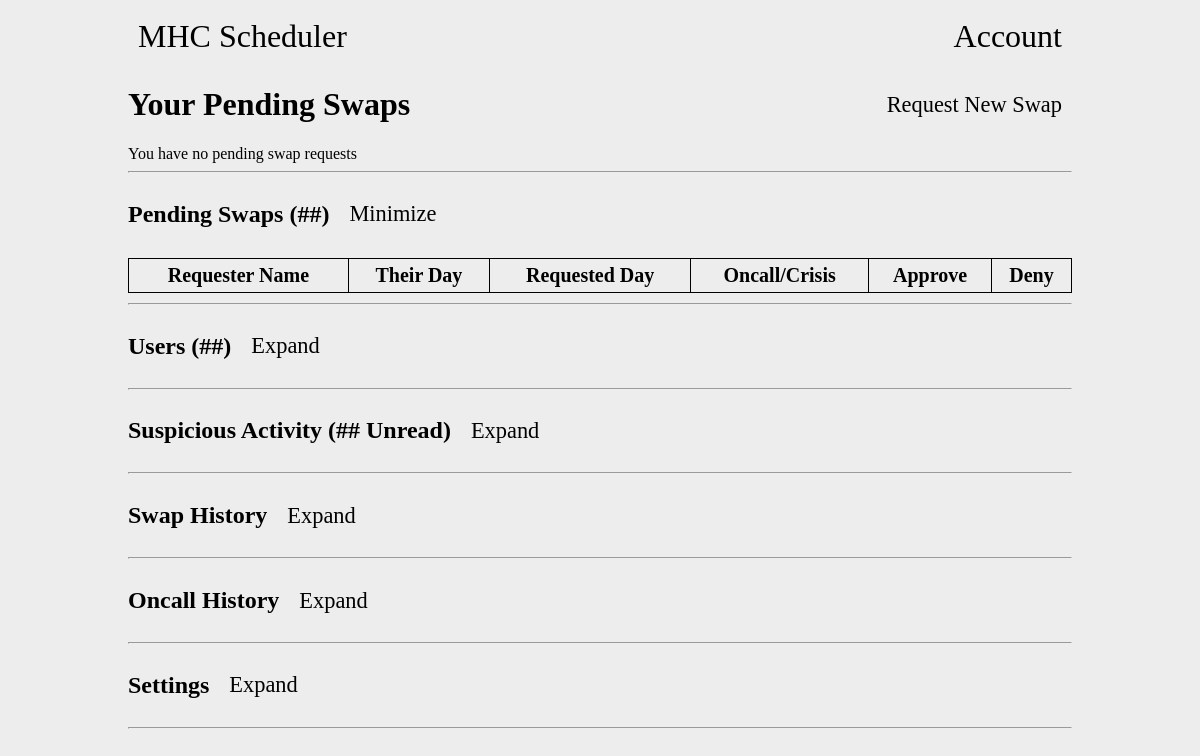
The app's page /account?pending=1 (signed in), older data.
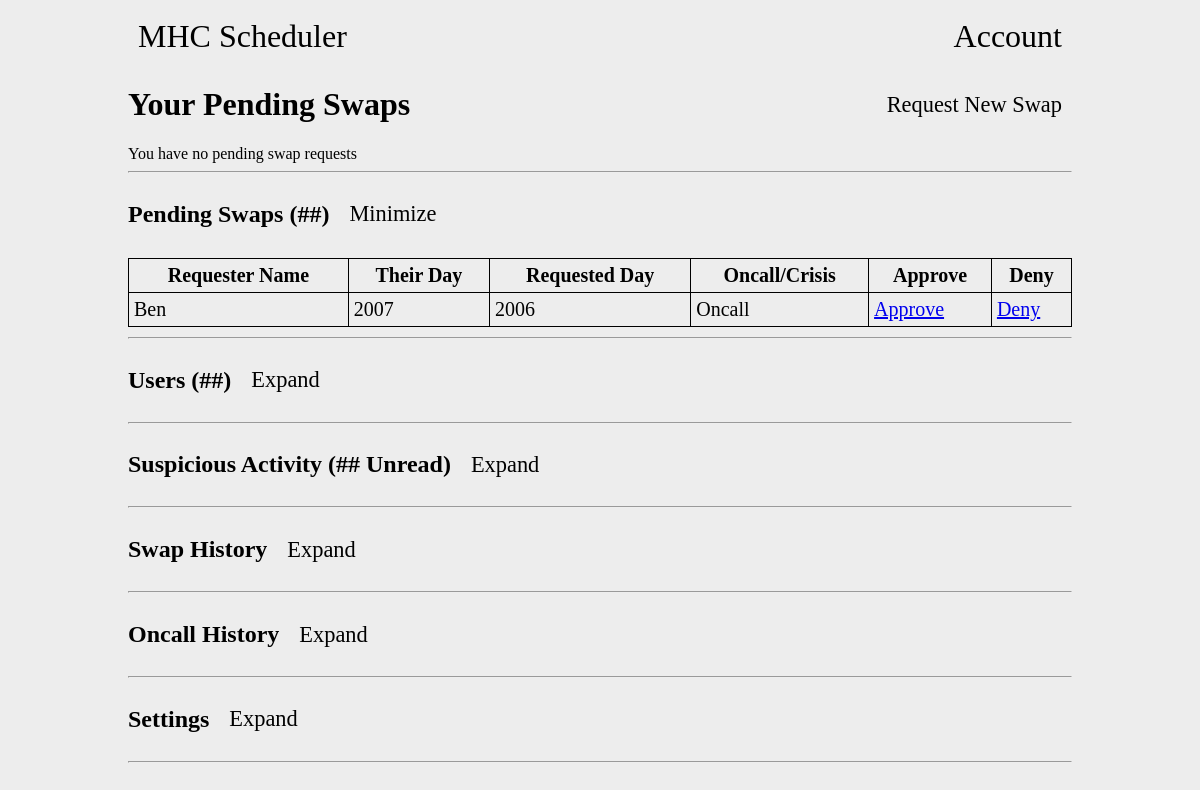
The same page, newer data.
### tables this page shows
CREATE TABLE requests (id INTEGER, day1 INTEGER, day2 INTEGER, approved_by INTEGER, crisis bool, approved tinyint, timestamp varchar(255), PRIMARY KEY(id), FOREIGN KEY (day1) REFERENCES days(id), FOREIGN KEY (day2) REFERENCES days(id), FOREIGN KEY (approved_by) REFERENCES people(id));

CREATE TABLE people (id INTEGER NOT NULL, name varchar(255) NOT NULL, days bit(5) NOT NULL, total_days tinyint NOT NULL, admin bool NOT NULL, diff int NOT NULL, password varchar(255), email varchar(255), number INTEGER, provider INTEGER, PRIMARY KEY (id));

CREATE TABLE days (id INTEGER NOT NULL, person_id INTEGER NOT NULL, date VARCHAR(255) NOT NULL, crisis_id INTEGER, completed bool, PRIMARY KEY(id), FOREIGN KEY (person_id) REFERENCES people(id));

### app.py (the view, shortened to what this page needs)
@app.route("/account", methods=['GET', 'POST'])
def account():
    if session.get("admin") != None:
        adminPerms = session['admin']
        personId = session['user_id']
        if request.method == "POST":
            if not request.form.get("daySelect"):
                return "Empty Field"
            selected_days = request.form.getlist('daySelect')
            if len(selected_days) != 2:
                return "Wrong number of days selected"
            con = sqlite3.connect("main.db")
            con.row_factory = sqlite3.Row
            cur = con.cursor()
            cur.execute("SELECT * FROM days WHERE id = ?", (selected_days[0],))
            dayData = cur.fetchone()
            dayDataList = dict(dayData)
            selfDay = False
            day1Id = 0
            day2Id = 0
            if request.form.get("crisis"):
                if dayDataList['crisis_id'] == personId:
                    selfDay = True
                    day1Id = selected_days[0]
            else:
                if dayDataList['person_id'] == personId:
                    selfDay = True
                    day1Id = selected_days[0]
            cur.execute("SELECT * FROM days WHERE id = ?", (selected_days[1],))
            dayData = cur.fetchone()
            dayDataList = dict(dayData)
            if request.form.get("crisis"): # TODO: Change return statements to return to a error page
                if dayDataList['crisis_id'] == personId:
                    if selfDay:
                        return "Cannot select two days of your own"
                    else:
                        day1Id = selected_days[1]
                        day2Id = selected_days[0]
                else:
                    if selfDay:
                        day2Id = selected_days[1]
                    else:
                        return "One of the days must be your own"
            else:
                if dayDataList['person_id'] == personId:
                    if selfDay:
                        return "Cannot select two days of your own"
                    else:
                        day1Id = selected_days[1]
                        day2Id = selected_days[0]
                else:
                    if selfDay:
                        day2Id = selected_days[1]
                    else:
                        return "One of the days must be your own"
            if request.form.get("crisis"):
                cur.execute("INSERT INTO requests (day1, day2, crisis) VALUES (?,?,1)", (day1Id, day2Id))
            else:
                cur.execute("INSERT INTO requests (day1, day2, crisis) VALUES (?,?,0)", (day1Id, day2Id))
            con.commit()
            con.close()
            return "Something"
        else:
            con = sqlite3.connect("main.db")
            con.row_factory = sqlite3.Row
            cur = con.cursor()
            if request.args.get("swap"):
                cur.execute("SELECT days.id, days.date, p1.name AS p1Name, p2.name AS p2Name FROM days JOIN people p1 ON days.person_id = p1.id JOIN people p2 ON days.crisis_id = p2.id LIMIT 25;")
                rows = cur.fetchall()
                daysData = [dict(row) for row in rows]
                con.close()
                return render_template("swap.html", days=daysData)
            cur.execute("SELECT requests.id, requests.crisis, d1.date AS day1Name, d2.date AS day2Name, people.name FROM requests JOIN days d1 ON requests.day1 = d1.id JOIN days d2 ON requests.day2 = d2.id JOIN people ON d1.person_id = people.id WHERE day2 IN (SELECT id FROM days WHERE person_id = ? OR crisis_id = ?) AND (approved IS NULL OR approved NOT IN (1,2));", (personId, personId))
            rows = cur.fetchall()
            daysData = [dict(row) for row in rows]
            if adminPerms == 1:
                if request.args.get("pending"):
                    cur.execute("SELECT requests.id, requests.crisis, d1.date AS day1Name, d2.date AS day2Name, people.name FROM requests JOIN days d1 ON requests.day1 = d1.id JOIN days d2 ON requests.day2 = d2.id JOIN people ON d1.person_id = people.id WHERE (approved IS NULL OR approved NOT IN (1,2));")
                    rows = cur.fetchall()
                    pendingData = [dict(row) for row in rows]
                    con.close()
                    return render_template('admin.html', days=daysData, pendingSwaps=pendingData)
                con.close()
                return render_template('admin.html', days=daysData)
            else:
                con.close()
                return render_template('user.html', days=daysData)
    else:
        return redirect("/")

### app.py (called while the page is built)
@app.after_request
def add_header(response):
    response.headers["Cache-Control"] = "no-store, no-cache, must-revalidate, post-check=0, pre-check=0, max-age=0"
    response.headers["Pragma"] = "no-cache"
    response.headers["Expires"] = "0"
    return response

### templates/admin.html (shortened to what this page needs)
{% extends "base.html" %}
{% block body %}
<nav>
    <a href="./">MHC Scheduler</a>
    <a href="signin">Account</a>
</nav>
<main>
    <div class="userSubnav">
        <h1>Your Pending Swaps</h1>
        <a href="?swap=0">Request New Swap</a>
    </div>
    {% if days|length > 0 %}
    <table>
        <tr>
            <th>Name</th>
            <th>Their Day</th>
            <th>Your Day</th>
            <th>Oncall/Crisis</th>
            <th>Approve</th>
            <th>Deny</th>
        </tr>
        {% for day in days %}
        <tr>
            <td>{{ day['name'] }}</td>
            <td>{{ day['day1Name'] }}</td>
            <td>{{ day['day2Name'] }}</td>
            {% if day['crisis'] == 0 %}
            <td>Oncall</td>
            {% else %}
            <td>Crisis</td>
            {% endif %}
            <td><a href="?approve={{ day['id'] }}">Approve</a></td>
            <td><a href="?deny={{ day['id'] }}">Deny</a></td>
        </tr>
        {% endfor %}
    </table>
    {% else %}
    You have no pending swap requests
    {% endif %}
</main>
<div>
    <hr>
    {% if pendingSwaps is defined %}
    <div class="adminExpand">
        <h2>Pending Swaps (##)</h2>
        <a href="?">Minimize</a><br>
    </div>
    <table>
        <tr>
            <th>Requester Name</th>
            <th>Their Day</th>
            <th>Requested Day</th>
            <th>Oncall/Crisis</th>
            <th>Approve</th>
            <th>Deny</th>
        </tr>
        {% for day in pendingSwaps %}
        <tr>
            <td>{{ day['name'] }}</td>
            <td>{{ day['day1Name'] }}</td>
            <td>{{ day['day2Name'] }}</td>
            {% if day['crisis'] == 0 %}
            <td>Oncall</td>
            {% else %}
            <td>Crisis</td>
            {% endif %}
            <td><a href="?approve={{ day['id'] }}">Approve</a></td>
            <td><a href="?deny={{ day['id'] }}">Deny</a></td>
        </tr>
        {% endfor %}
    </table>
    {% else %}
    <div class="adminExpand">
        <h2>Pending Swaps (##)</h2>
        <a href="?pending=1">Expand</a><br>
    </div>
    {% endif %}
    <hr>
    <div class="adminExpand">
        <h2>Users (##)</h2>
        <a href="?users">Expand</a><br>
    </div>
    <hr>
    {% if suspicious is defined %}
    <div class="adminExpand">
        <h2>Suspicious Activity (## Unread)</h2>
        <a href="?">Minimize</a><br>
    </div>
    <table>
        <tr>
            <th>Name</th>
            <th>Type</th>
            <th>Details</th>
            <th>Timestamp</th>
        </tr>
        {% for person in suspicious %}
        <tr>
            <td>{{ person['name'] }}</td>
            <td>{{ person['type'] }}</td>
            <td>{{ person['details'] }}</td>
            <td>{{ person['timestamp'] }}</td>
        </tr>
        {% endfor %}
    </table>
    {% else %}
    <div class="adminExpand">
        <h2>Suspicious Activity (## Unread)</h2>
        <a href="?suspicious=1">Expand</a><br>
    </div>
    {% endif %}
    <hr>
    {% if swapHistory is defined %}
    <div class="adminExpand">
        <h2>Swap History</h2>
        <a href="?">Minimize</a><br>
    </div>
    <table>
        <tr>
            <th>Requester Name</th>
            <th>Their Day</th>
            <th>Requested Day</th>
            <th>Oncall/Crisis</th>
            <th>Approved/Denied</th>
            <th>Timestamp</th>
        </tr>
        {% for day in swapHistory %}
        <tr>
            <td>{{ day['name'] }}</td>
            <td>{{ day['day1Name'] }}</td>
            <td>{{ day['day2Name'] }}</td>
            {% if day['crisis'] == 0 %}
            <td>Oncall</td>
            {% else %}
            <td>Crisis</td>
            {% endif %}
            {% if day['approved'] == 1 %}
            <td>Approved</td>
            {% else %}
            <td>Denied</td>
            {% endif %}
            <td>{{ day['timestamp'] }}</td>
        </tr>
        {% endfor %}
    </table>
    {% else %}
        <div class="adminExpand">
            <h2>Swap History</h2>
            <a href="?swapHistory=1">Expand</a><br>
        </div>
    {% endif %}
    <hr>
    {% if oncallHistory is defined %}
    <div class="adminExpand">
        <h2>Oncall History</h2>
        <a href="?">Minimize</a><br>
    </div>
    <table>
        <tr>
            <th>Date</th>
            <th>Oncall</th>
            <th>Crisis</th>
            <th>Oncall/Crisis Shift</th>
        </tr>
        {% for day in oncallHistory %}
        <tr>
            <td>{{ day['date'] }}</td>
            <td>{{ day['person1'] }}</td>
            <td>{{ day['person2'] }}</td>
            <td>TODO</td>
        </tr>
        {% endfor %}
    </table>
    {% else %}
    <div class="adminExpand">
        <h2>Oncall History</h2>
        <a href="?oncallHistory=1">Expand</a><br>
    </div>
    {% endif %}
    <hr>
    <div class="adminExpand">
        <h2>Settings</h2>
        <a href="?settings">Expand</a><br>
    </div>
    <hr>
</div>
{% endblock %}

### templates/base.html (shortened to what this page needs)
<!DOCTYPE html>
<html lang="en">
    <head>
        <link rel="stylesheet" href="{{ url_for('static', filename='main.css') }}">
    </head>
    <body>
        {% block body %}
        {% endblock %}
    </body>
</html>

### static/main.css (style rules this page uses)
body { background-color: rgb(237, 237, 237); padding: 0 10%; }
nav { color: black; font-size: 2rem; display: flex; flex-direction: row; justify-content: space-between; align-items: center; }
nav a { color: black; text-decoration: none; padding: 10px; }
table { width: 100%; margin: 10px 0; }
th, td { padding: 5px; font-size: 1.25rem; }
table, th, td { border: 1px solid black; border-collapse: collapse; }
.userSubnav { display: flex; flex-direction: row; justify-content: space-between; align-items: center; }
.userSubnav a { text-decoration: none; color: black; font-size: 1.4rem; padding: 10px; }
.adminExpand { display: flex; flex-direction: row; align-items: center; }
.adminExpand a { text-decoration: none; color: black; font-size: 1.4rem; padding: 10px; margin-left: 10px; }

Row changes from the older to the newer data that the page shows:
added requests: name "Ben", day1Name "2007", day2Name "2006", crisis "Oncall"
